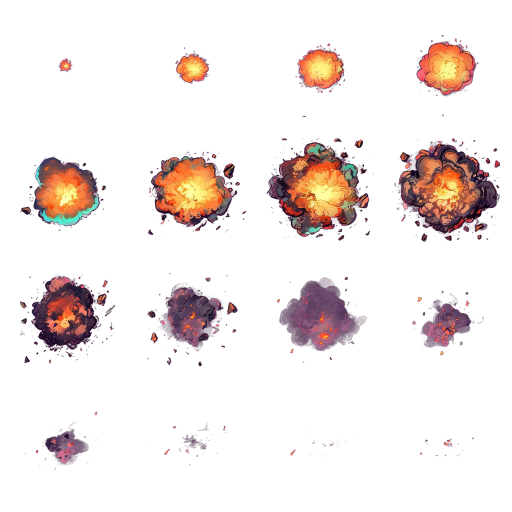
#> input picture assets/resources/expansion/blast-vfx.png, 1024 x 1024 px, given in place of source.jpeg, which was not available (shown at 1/2 size)
$ python prepare-mine-art.py
#> lines starting #> are read from the running program, lines starting #| are printed output that depends on the picture
"""Derive a stable ground prop + lamp animation from the frozen generated art.

The AI sheet is not accepted as a literal sequence: shell/support geometry changes.
Use one reviewed shell and only the central light of the bright generated frame.
"""
import hashlib
import json
import math
import uuid
from pathlib import Path

import numpy as np
from PIL import Image, ImageDraw

ROOT = Path(__file__).resolve().parents[1]
OUT = ROOT / 'evidence/materials-20260929-mines'
DEST = ROOT / 'assets/resources/expansion/mine-vfx.png'

def sha(path):
    return hashlib.sha256(path.read_bytes()).hexdigest()

source = Image.open(OUT / 'source.jpeg').convert('RGB')
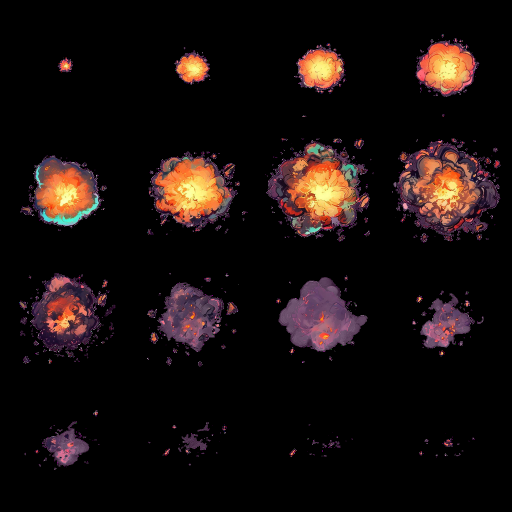
#> source: PIL image 1024x1024 RGB (shown at 1/2 size); mean R, G, B 23.6, 14.8, 13.5
#> (the run stopped early here; a loop or call above may not have finished)

$ run again, on assets/resources/expansion/bomber.png
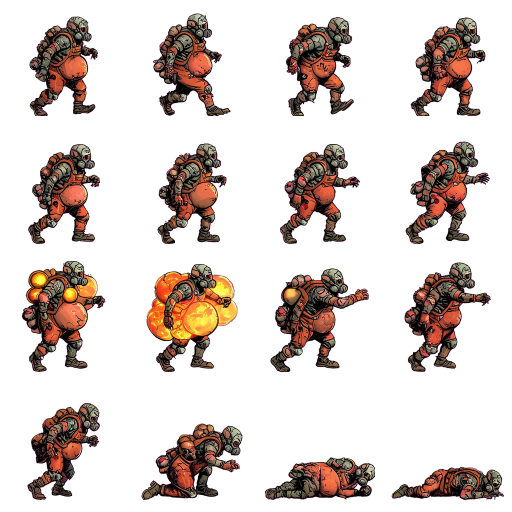
#> input picture assets/resources/expansion/bomber.png, 1024 x 1024 px, given in place of source.jpeg, which was not available (shown at 1/2 size)
#> `source = Image.open(OUT / 'source.jpeg').convert('RGB')`:
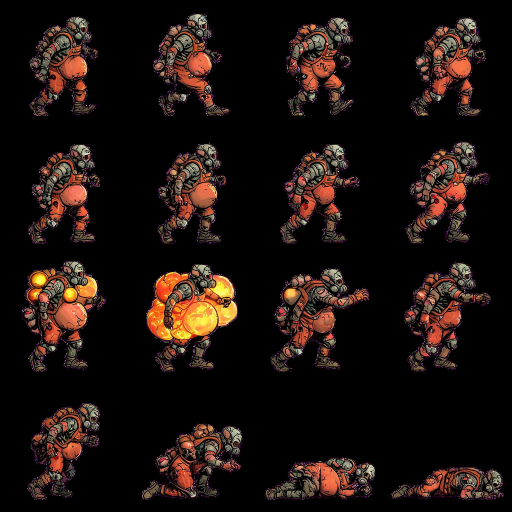
#> source: PIL image 1024x1024 RGB (shown at 1/2 size); mean R, G, B 28.2, 17.7, 14.1

$ run again, on assets/resources/expansion/chain-vfx.png
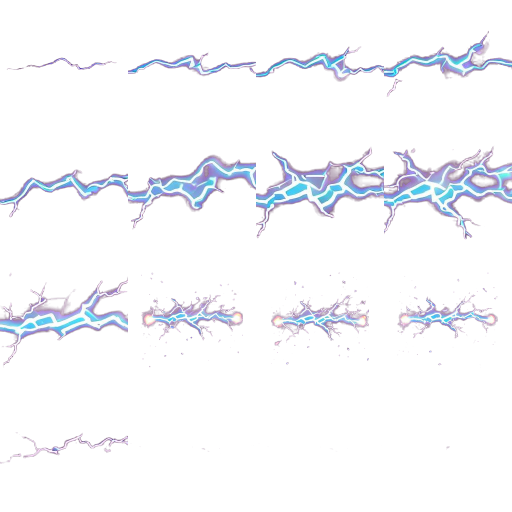
#> input picture assets/resources/expansion/chain-vfx.png, 1024 x 1024 px, given in place of source.jpeg, which was not available (shown at 1/2 size)
#> `source = Image.open(OUT / 'source.jpeg').convert('RGB')`:
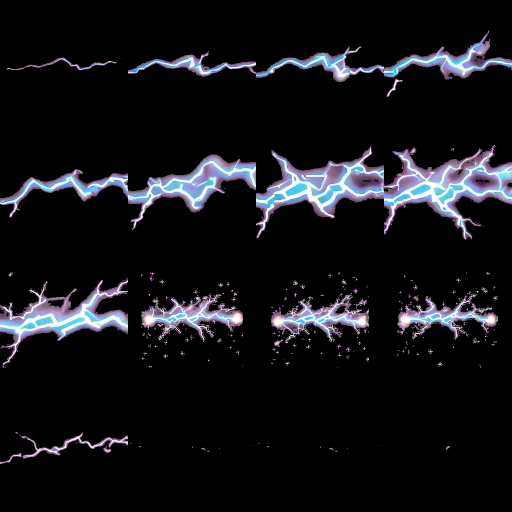
#> source: PIL image 1024x1024 RGB (shown at 1/2 size); mean R, G, B 19.5, 19.7, 23.7
